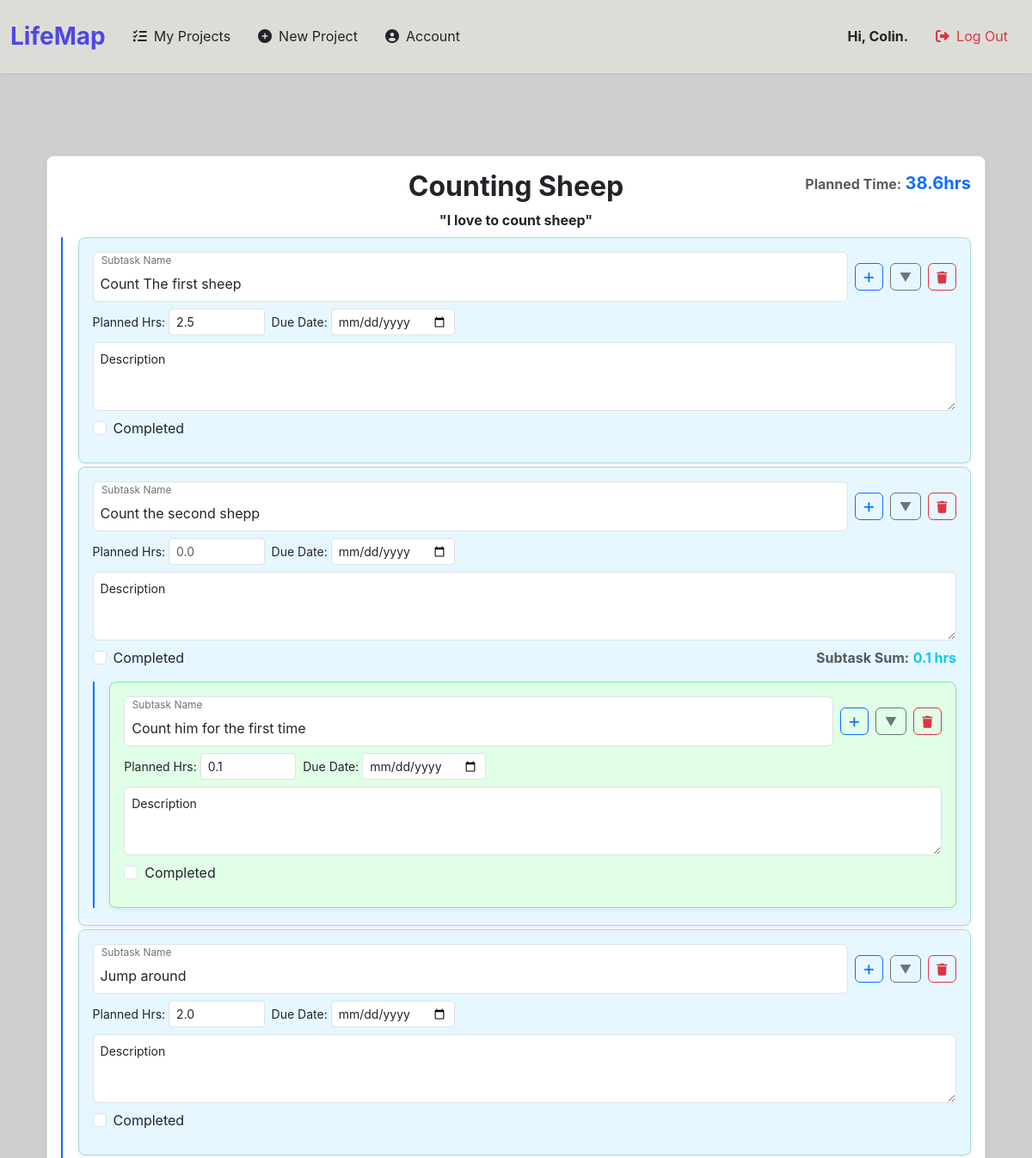
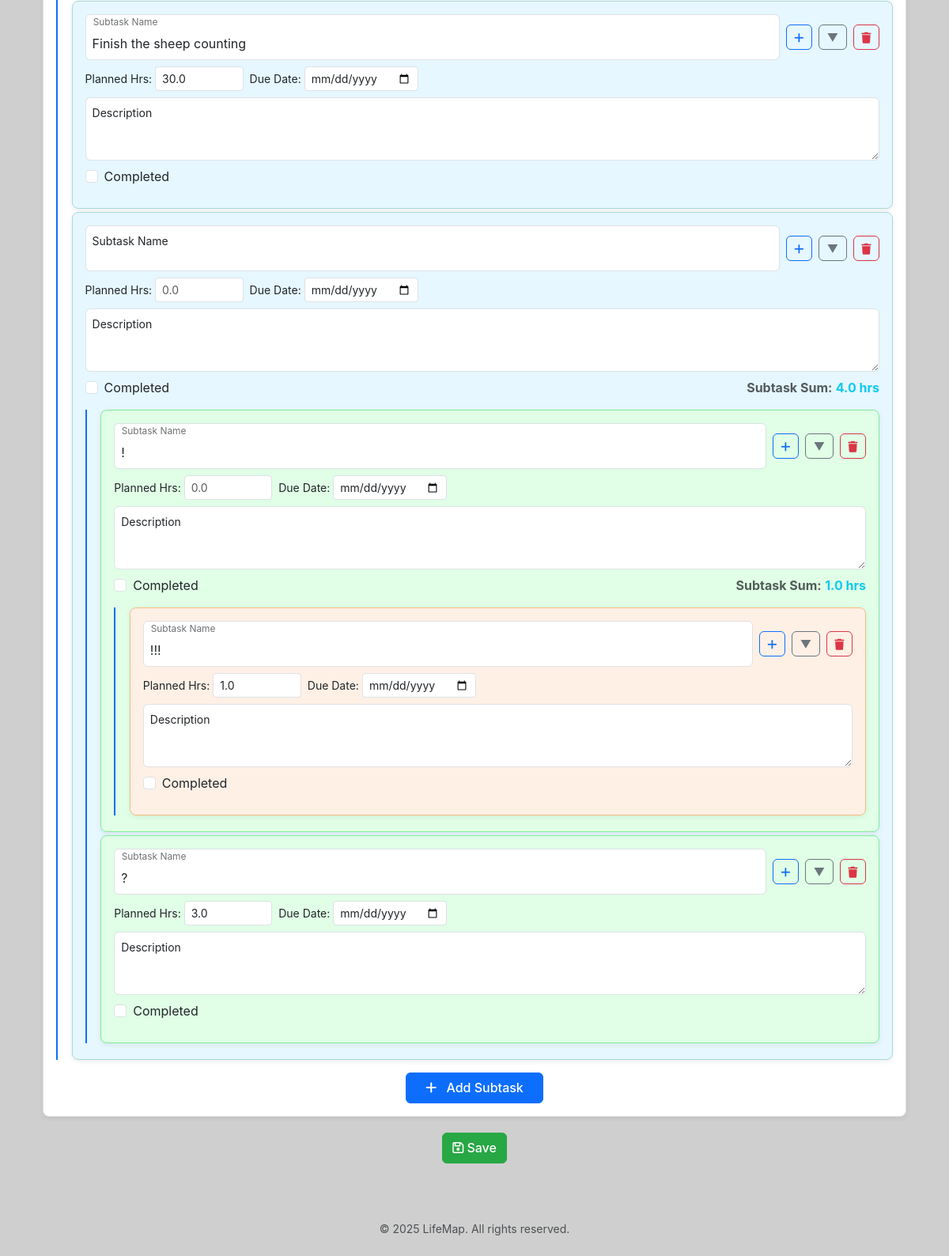
Page /details/9 (signed in) on the committed database (2 pictures, top to bottom).
### tables this page shows
CREATE TABLE users (
    user_id INTEGER PRIMARY KEY AUTOINCREMENT,
    username TEXT NOT NULL UNIQUE,
    email TEXT UNIQUE,
    password_hash TEXT NOT NULL
);

CREATE TABLE projects (
    project_id INTEGER PRIMARY KEY AUTOINCREMENT,
    user_id INTEGER NOT NULL,
    name TEXT NOT NULL,
    description TEXT,
    start_date TEXT,
    end_date TEXT,
    FOREIGN KEY (user_id) REFERENCES users (user_id)
);

CREATE TABLE work_items (
    item_id INTEGER PRIMARY KEY AUTOINCREMENT,
    project_id INTEGER NOT NULL,
    parent_item_id INTEGER,
    name TEXT NOT NULL,
    description TEXT,
    due_date DATE,
    is_completed INTEGER DEFAULT 0,
    priority INTEGER DEFAULT 0,
    status TEXT DEFAULT 'To Do',
    assigned_to_user_id INTEGER,
    display_order INTEGER DEFAULT 0,
    planned_hours REAL, -- <--- Changed to REAL (or INTEGER) and removed NOT NULL
    created_at DATETIME DEFAULT CURRENT_TIMESTAMP,
    updated_at DATETIME DEFAULT CURRENT_TIMESTAMP,
    FOREIGN KEY (project_id) REFERENCES projects(project_id) ON DELETE CASCADE,
    FOREIGN KEY (parent_item_id) REFERENCES work_items(item_id) ON DELETE CASCADE,
    FOREIGN KEY (assigned_to_user_id) REFERENCES users(user_id) ON DELETE SET NULL
);

### app.py (the view)
@app.route("/details/<int:project_id>")
@login_required
def tasks(project_id):
    user_id = session["user_id"]
    conn = get_db()
    cursor = conn.cursor()
    cursor.execute("""SELECT name, description FROM projects WHERE user_id = ? AND project_id = ?""", (user_id, project_id))
    project_details = cursor.fetchone()
    if project_details is None:
        cursor.execute("SELECT 1 FROM projects WHERE project_id = ?", (project_id,))
        if cursor.fetchone():
            return error_page("You are not authorized to view this project.", 403)
        else:
            return error_page("Project not found.", 404)
    project_name = project_details["name"]
    cursor.execute("""SELECT * FROM work_items WHERE project_id = ?""", (project_id,))
    tasks_flat_list = cursor.fetchall()
    tree = build_task_tree(tasks_flat_list)
    return render_template(
        'tasks.html',
        tasks=tree,
        project_id=project_id,
        project_name=project_name,
        username=get_username(user_id),
        project_details=project_details)

### app.py (called while the page is built)
def get_db():
    if 'lifemap_db' not in g:
        g.lifemap_db = sqlite3.connect("LifeMap.db")
        g.lifemap_db.row_factory = sqlite3.Row
    return g.lifemap_db

def login_required(f):
    @wraps(f)
    def decorated_function(*args, **kwargs):
        if session.get("user_id") is None:
            return redirect("/login")
        return f(*args, **kwargs)
    return decorated_function

def get_username(user_id):
    conn = get_db()
    cursor = conn.cursor()
    cursor.execute("""SELECT username FROM users WHERE user_id = ?""", (user_id,))
    username_row = cursor.fetchone()
    return username_row[0] if username_row else None # Return None if user not found

@app.after_request
def after_request(response):
    response.headers["Cache-Control"] = "no-cache, no-store, must-revalidate"
    response.headers["Expires"] = 0
    response.headers["Pragma"] = "no-cache"
    return response

### templates/tasks.html (shortened to what this page needs)
{% extends "layout.html" %}
{% block username %}
        <div class="fs-6 fw-bold">Hi, {{username}}.</div>
{% endblock %}
{% block main %}
    <div class="container-fluid mt-5">
        <form id="task-manager-form" method="POST">
            <div class="task-list">
                {% macro render_task_item(task, level=0) %}
                    <div class="card subtask-level-{{ level }} mb-1 {% if task.completed %}completed-task{% endif %}" data-task-id="{{ task.id }}" data-parent-task-id="{{ task.parent_id if task.parent_id is defined else '' }}" data-level="{{ level }}">
                        <div class="card-body">
                            <div class="task-header">
                                {% if level > 0 %}
                                    <div class="form-floating flex-grow-1">
                                        <input type="text" class="form-control" id="task_name_{{ task.id | replace('.', '_') }}" name="task_name_{{ task.id | replace('.', '_') }}" value="{{ task.name }}" placeholder="Subtask Name">
                                        <label for="task_name_{{ task.id | replace('.', '_') }}">Subtask Name</label>
                                    </div>
                                {% else %}
                                    <h2 class="mb-0 fs-15 fw-bold project-name-centered">{{ project_name }}</h2>
                                    <div class="mb-2 text-end ms-auto">
                                        <strong class="text-muted">Planned Time:</strong>
                                        <span class="fs-5 fw-bold text-primary">
                                            {{ "%.1f" | format(task.calculated_planned_hours) if task.calculated_planned_hours is not none else "N/A" }}hrs
                                        </span>
                                    </div>
                                {% endif %}
                                {% if level > 0 %}
                                    <button type="button" class="btn btn-sm btn-outline-primary add-subtask-btn">
                                        <i class="fa-solid fa-plus"></i>
                                    </button>
                                    <button type="button" class="btn btn-sm btn-outline-secondary toggle-subtasks-btn">
                                        <span class="collapse-icon">&#9660;</span>
                                    </button>
                                    <button type="button" class="btn btn-sm btn-outline-danger delete-task-btn">
                                        <i class="fa-solid fa-trash"></i>
                                    </button>
                                {% endif %}
                            </div>
                            {% if level > 0 %}
                                <div class="task-options mb-1 d-flex flex-wrap align-items-center gap-2">
                                    <div class="d-flex align-items-center gap-1" style="max-width: 200px;">
                                        <label for="planned_hours_{{ task.id | replace('.', '_') }}" class="form-label small mb-0 text-nowrap">Planned Hrs:</label>
                                        <input type="number" min="0" step="0.1" class="form-control form-control-sm flex-grow-1"
                                            id="planned_hours_{{ task.id | replace('.', '_') }}"
                                            name="planned_hours_{{ task.id | replace('.', '_') }}"
                                            value="{{ task.individual_planned_hours if task.individual_planned_hours is not none else '' }}"
                                            placeholder="0.0">
                                    </div>
                                    {% if task.due_date is defined %}
                                    <div class="d-flex align-items-center gap-1" style="max-width: 200px;">
                                        <label for="due_date_{{ task.id | replace('.', '_') }}" class="form-label small mb-0 text-nowrap">Due Date:</label>
                                        <input type="date" class="form-control form-control-sm flex-grow-1" id="due_date_{{ task.id | replace('.', '_') }}" name="due_date_{{ task.id | replace('.', '_') }}" value="{{ task.due_date }}" placeholder="YYYY-MM-DD">
                                    </div>
                                    {% endif %}
                                    <div class="form-floating flex-grow-1 w-100">
                                        <textarea class="form-control" placeholder="Description" id="description_{{ task.id | replace('.', '_') }}" name="description_{{ task.id | replace('.', '_') }}" style="height: 100px;">{{ task.description }}</textarea>
                                        <label for="description_{{ task.id | replace('.', '_') }}">Description</label>
                                    </div>
                                    <div class="form-check mb-2">
                                        <input type="checkbox" class="form-check-input completed-checkbox" id="completed_{{ task.id | replace('.', '_') }}" name="completed_{{ task.id | replace('.', '_') }}" {% if task.completed %}checked{% endif %}>
                                        <label class="form-check-label" for="completed_{{ task.id | replace('.', '_') }}">Completed</label>
                                    </div>
                                    {% if task.subtasks %}
                                        <div class="mb-2 text-end ms-auto">
                                            <strong class="text-muted">Subtask Sum:</strong>
                                            <span class="fs-6 fw-bold text-info">
                                                {{ "%.1f" | format(task.calculated_planned_hours) if task.calculated_planned_hours is not none else "N/A" }} hrs
                                            </span>
                                        </div>
                                    {% endif %}
                                </div>
                            {% else %}
                                <div class="task-options mb-1 mx-auto fs-6 fw-bold i">
                                    "{{ project_details.description }}"
                                </div>
                            {% endif %}
                            {% if task.subtasks %}
                            <div class="subtask-list">
                                {% for subtask in task.subtasks %}
                                    {{ render_task_item(subtask, level + 1) }}
                                {% endfor %}
                            </div>
                            {% endif %}
                            {% if level == 0 %}
                                <div class="d-flex justify-content-center mt-3">
                                    <button type="button" class="btn btn-primary add-subtask-btn px-4">
                                        <i class="fa-solid fa-plus me-2"></i> Add Subtask
                                    </button>
                                </div>
                            {% endif %}
                        </div>
                    </div>
                {% endmacro %}
                {% for task in tasks %}
                    {{ render_task_item(task, 0) }}
                {% endfor %}
            </div>
            <button type="submit" class="btn btn-success mt-3">
                <i class="fa-regular fa-floppy-disk"></i>
                Save</button>
        </form>
    </div>
{% endblock %}

### templates/layout.html (style rules this page uses)
body { font-family: 'Inter', sans-serif; background-color: #f8f9fa; display: flex; flex-direction: column; min-height: 100vh; }
#bg { background-color: #cfcfcf }

### templates/tasks.html (style rules this page uses)
body { font-family: 'Inter', sans-serif; background-color: #f8f9fa; }
.task-header { display: flex; align-items: center; position: relative; gap: 0.5rem; margin-bottom: 0.5rem; flex-wrap: wrap; }
.project-name-centered { position: absolute; left: 50%; transform: translateX(-50%); z-index: 1; width: fit-content; white-space: nowrap; }
.task-header > .mb-2.text-end.ms-auto { margin-left: auto; position: relative; z-index: 2; }
.task-header h2 + .mb-2 { margin-left: auto !important; }
.task-header input[type="text"], .task-header input[type="date"] { flex-grow: 1; min-width: 120px; border-radius: 0.375rem; }
.task-options { margin-bottom: 0.75rem; }
.subtask-list { padding-left: 1.1rem; border-left: 2px solid #0d6efd; margin-top: 0.5rem; }
.card { border-radius: 0.5rem; box-shadow: 0 2px 6px rgba(0, 0, 0, 0.075); transition: transform 0.2s ease-in-out; margin-bottom: 0.75rem; }
.card-body { padding: 1rem; }
.btn { border-radius: 0.375rem; font-weight: 500; transition: all 0.2s ease-in-out; padding: 0.4rem 0.75rem; }
.btn-sm { padding: 0.3rem 0.6rem; font-size: 0.875rem; }
.btn-primary { background-color: #0d6efd; border-color: #0d6efd; }
.btn-success { background-color: #28a745; border-color: #28a745; }
.form-floating > .form-control, .form-floating > .form-select { padding: 0.75rem 0.5rem; }
.form-floating > label { padding-top: 0.5rem; padding-left: 0.5rem; font-size: 0.875rem; }
textarea.form-control { height: 80px !important; }
.form-check { display: flex; align-items: flex-start; gap: 0.5rem; }
.subtask-level-0 { background-color: #ffffff; border: 1px solid #e0e0e0; }
.subtask-level-1 { background-color: #e6f7ff; border: 1px solid #a8dadc; }
.subtask-level-2 { background-color: #e0ffe6; border: 1px solid #80ed99; }
.subtask-level-3 { background-color: #fff0e6; border: 1px solid #ffba80; }

### rows in the picture
users: username "Colin"
work_items: calculated_planned_hours "38.6"
projects: name "Counting Sheep", description "I love to count sheep"
work_items: name "Count The first sheep", planned_hours "2.5", id "Description"
work_items: name "Count the second shepp", id "Description", calculated_planned_hours "0.1"
work_items: name "Count him for the first time", planned_hours "0.1", id "Description"
work_items: name "Jump around", planned_hours "2.0", id "Description"
work_items: name "Finish the sheep counting", planned_hours "30.0", id "Description"
work_items: id "Description", calculated_planned_hours "4.0"
work_items: name "!", id "Description", calculated_planned_hours "1.0"
work_items: name "!!!", planned_hours "1.0", id "Description"
work_items: name "?", planned_hours "3.0", id "Description"
